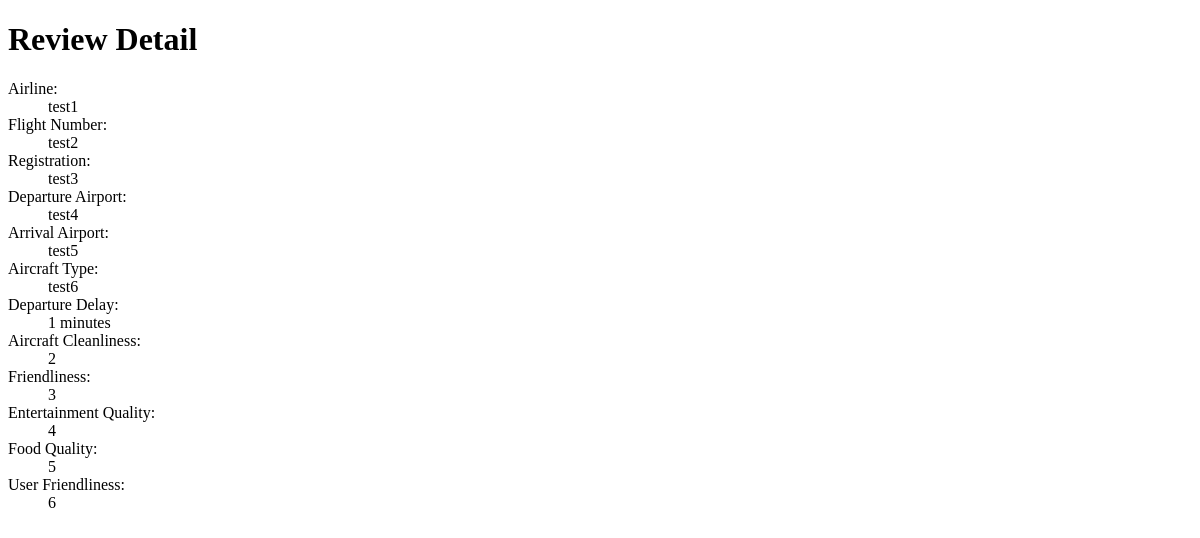
Before: /review/1 with the older database file.
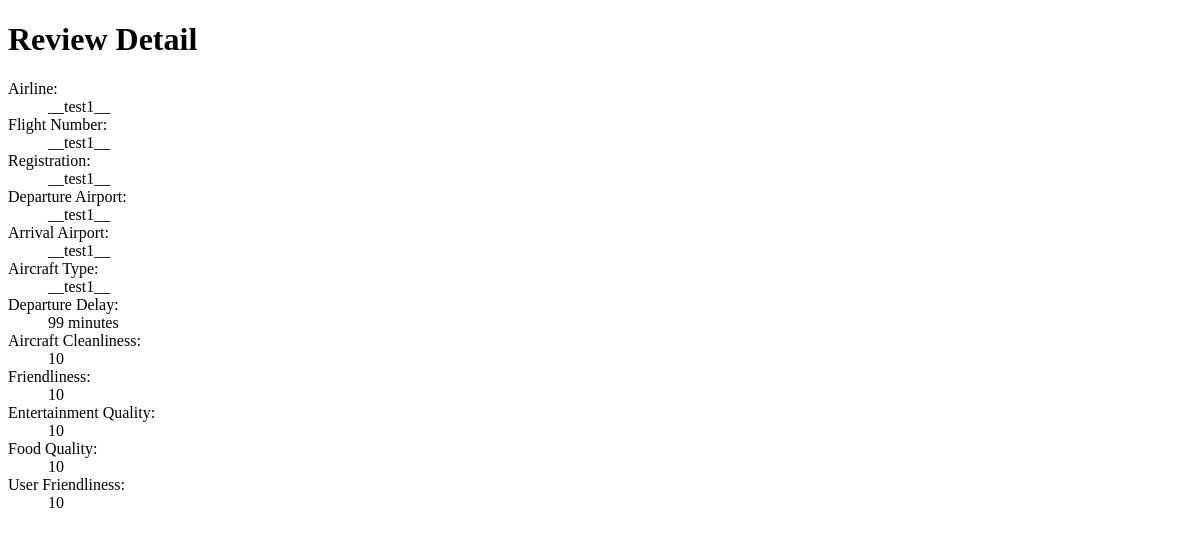
After: the same page with the newer database file.
### models.py (models this page shows)
class Review(db.Model):
    id = db.Column(db.Integer, primary_key=True)
    flight_number = db.Column(db.String(255), nullable=False)
    airline = db.Column(db.String(255), nullable=False)
    registration = db.Column(db.String(255), nullable=False)
    departure_airport = db.Column(db.String(255), nullable=False)
    arrival_airport = db.Column(db.String(255), nullable=False)
    aircraft_type = db.Column(db.String(255), nullable=False)
    departure_delay = db.Column(db.Integer, nullable=False)
    aircraft_cleanliness = db.Column(db.Integer, nullable=False)
    friendliness = db.Column(db.Integer, nullable=False)
    entertainment_quality = db.Column(db.Integer, nullable=False)
    food_quality = db.Column(db.Integer, nullable=False)
    user_friendliness = db.Column(db.Integer, nullable=False)

### app.py (the view)
@app.route('/review/<int:review_id>')
def view_review(review_id):
    review = Review.query.get_or_404(review_id)
    return render_template('review_detail.html', review=review)

### templates/review_detail.html (shortened to what this page needs)
<!DOCTYPE html>
<html lang="en">
<head>
</head>
<body>
    <h1>Review Detail</h1>
    <dl>
        <dt>Airline:</dt>
        <dd>{{ review.airline }}</dd>
        <dt>Flight Number:</dt>
        <dd>{{ review.flight_number }}</dd>
        <dt>Registration:</dt>
        <dd>{{ review.registration }}</dd>
        <dt>Departure Airport:</dt>
        <dd>{{ review.departure_airport }}</dd>
        <dt>Arrival Airport:</dt>
        <dd>{{ review.arrival_airport }}</dd>
        <dt>Aircraft Type:</dt>
        <dd>{{ review.aircraft_type }}</dd>
        <dt>Departure Delay:</dt>
        <dd>{{ review.departure_delay }} minutes</dd>
        <dt>Aircraft Cleanliness:</dt>
        <dd>{{ review.aircraft_cleanliness }}</dd>
        <dt>Friendliness:</dt>
        <dd>{{ review.friendliness }}</dd>
        <dt>Entertainment Quality:</dt>
        <dd>{{ review.entertainment_quality  }}</dd>
        <dt>Food Quality:</dt>
        <dd>{{ review.food_quality }}</dd>
        <dt>User Friendliness:</dt>
        <dd>{{ review.user_friendliness }}</dd>
    </dl>
</body>
</html>

Changed rows visible on the page:
changed Review: airline "test1" → "__test1__"; flight_number "test2" → "__test1__"; registration "test3" → "__test1__"; departure_airport "test4" → "__test1__"; arrival_airport "test5" → "__test1__"; aircraft_type "test6" → "__test1__"; departure_delay "1" → "99"; aircraft_cleanliness "2" → "10"; friendliness "3" → "10"; entertainment_quality "4" → "10"; food_quality "5" → "10"; user_friendliness "6" → "10"
